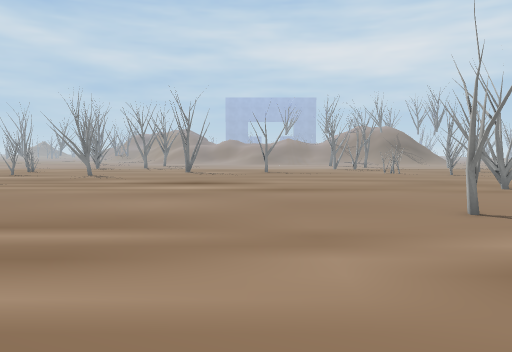
View 1 (above)

24 first-person views from a walk through a scene from a Unity 3-D project. The camera is 1.3 m above the floor, tilts 4° down and sees 70° across. The floor is counted in squares, 1 m on a side. Each view is taken from the middle of a square. On the plan, view 1 faces up. The plan holds only what a view shows up to about 15 squares ahead; the rest is blank. The place goes on beyond the plan. Some surface patterns are stand-ins.

View 2
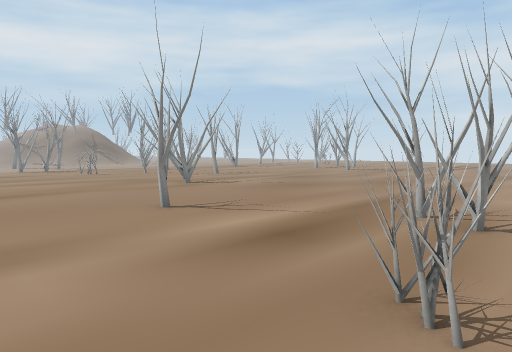

View 3
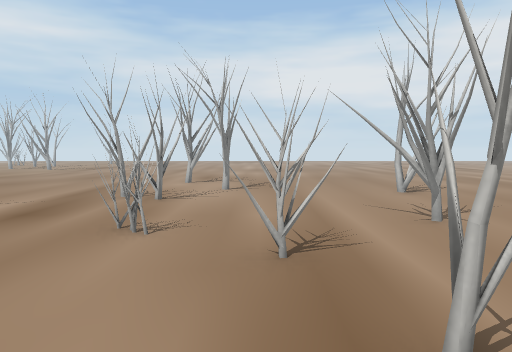

View 4
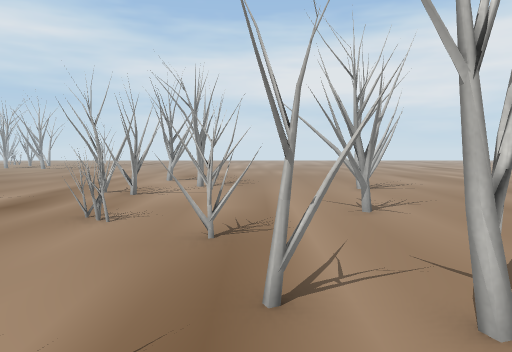

View 5
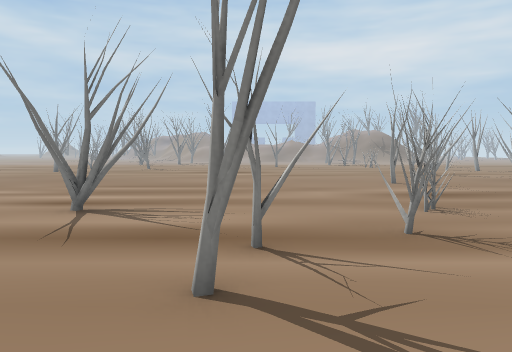

View 6
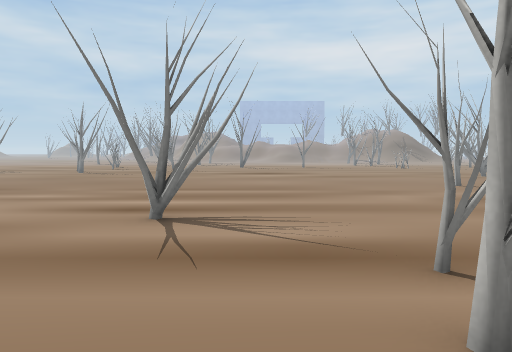

View 7
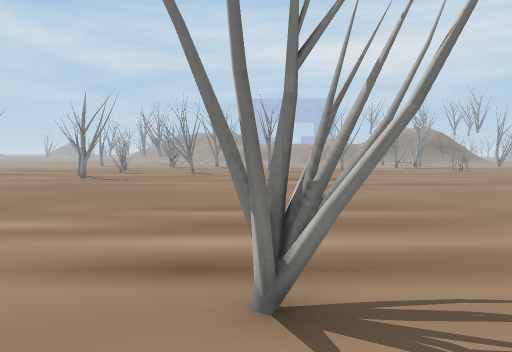

View 8
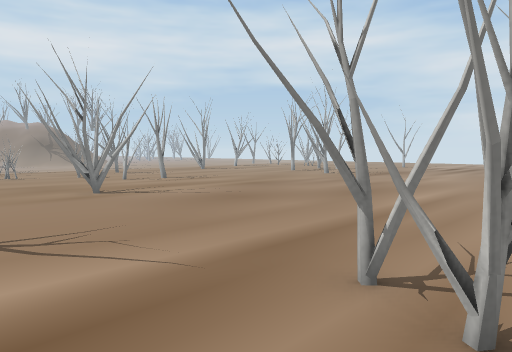

View 9
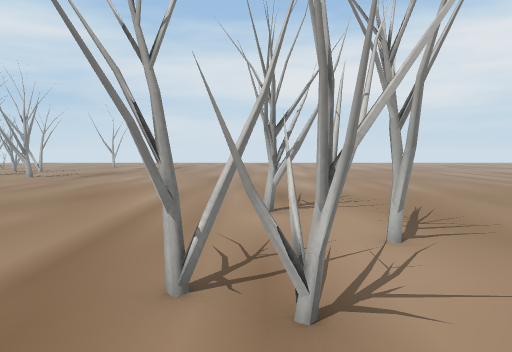

View 10
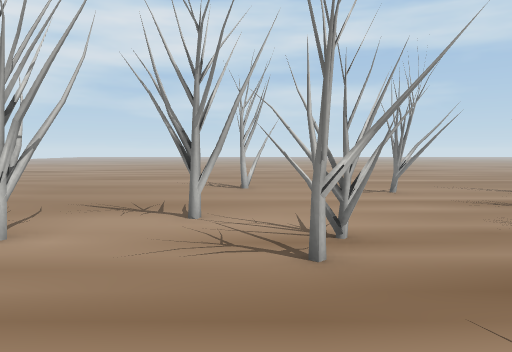

View 11
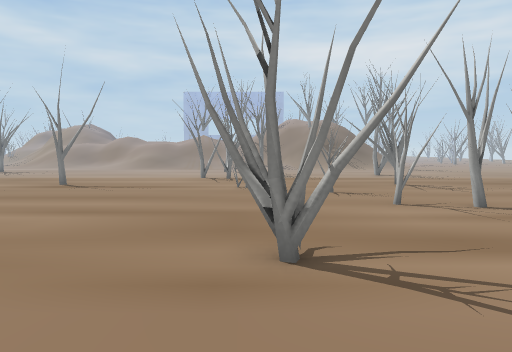

View 12
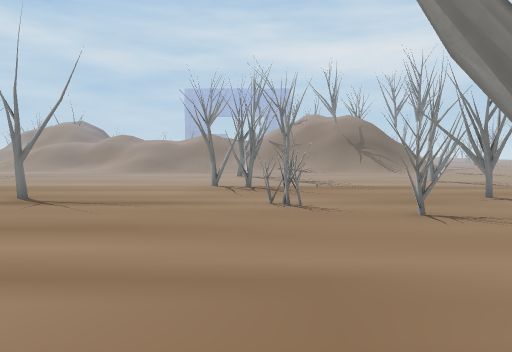

View 13
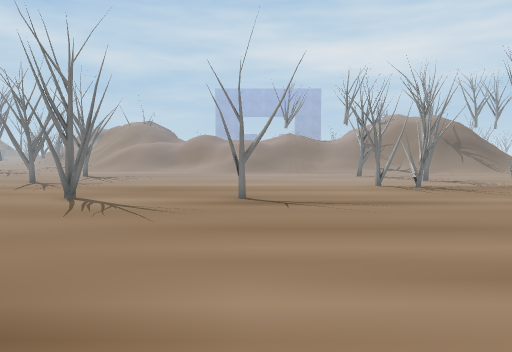

View 14
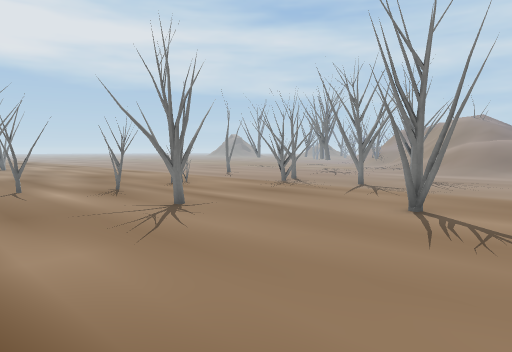

View 15
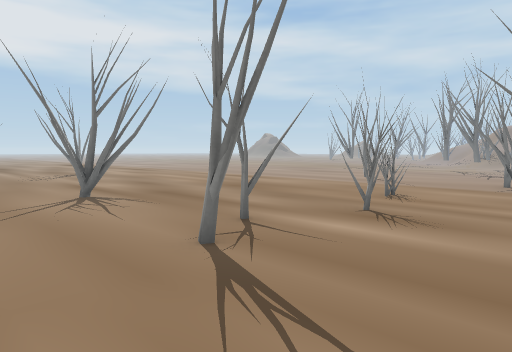

View 16
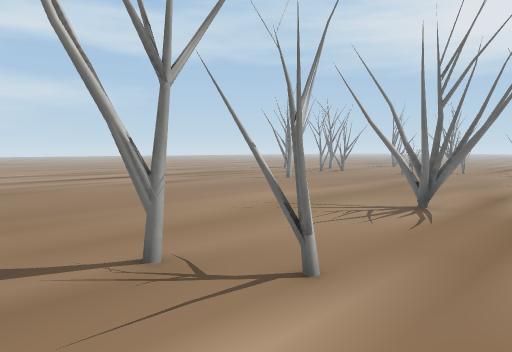

View 17
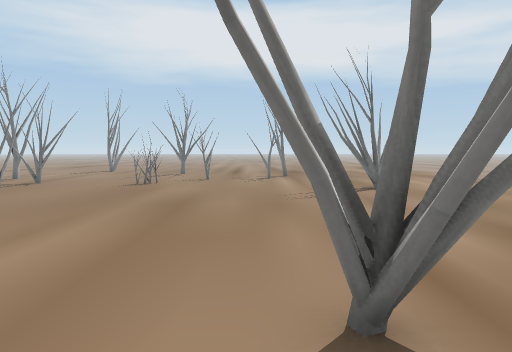

View 18
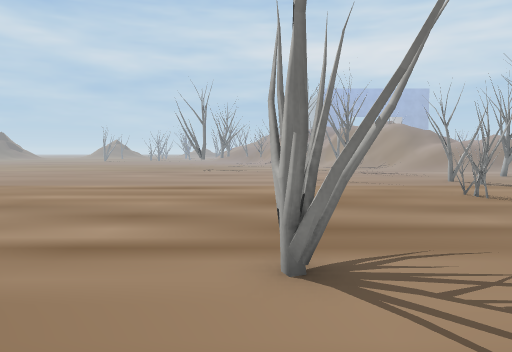

View 19
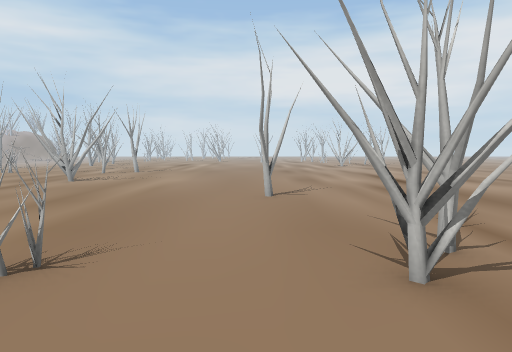

View 20
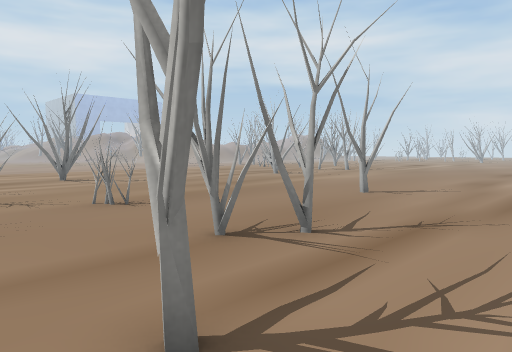

View 21
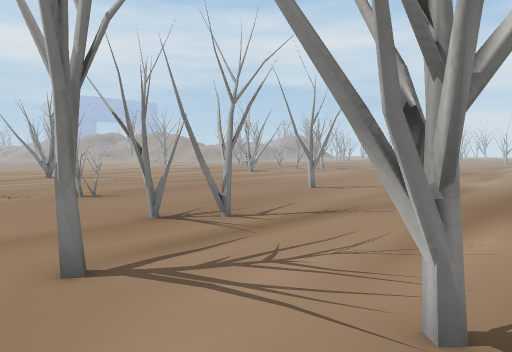

View 22
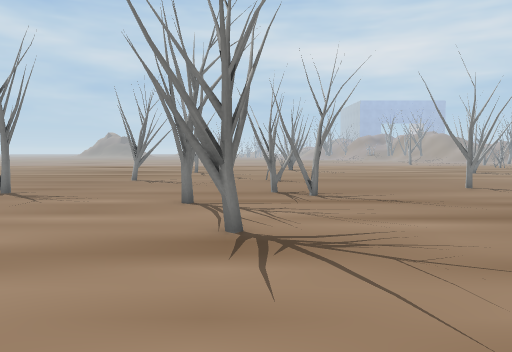

View 23
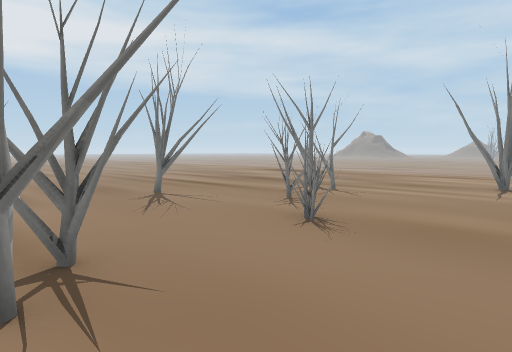

View 24
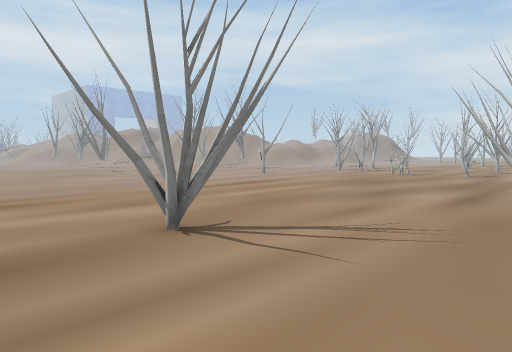

### Floor plan
Key: @ floor where view 1 was taken; . floor; T tree.
Columns run from 35 left of view 1 to 16 right of it. Each row starts with its distance up from view 1.
 27     ............   ....TT..T...............T.....TT.
 26     .............. ....TT..T..............T.........
 25     ...................T................TTT.........
 24     .....................................TT........
 23     .................T..............................
 22    ..................TT........T...TT...........TT..
 21    ............................TT.........TT....T...
 20   ..TT................T...T................T.TT.....
 19  ....TT...............TT.TT..................TT.....
 18 .....TT............................................
 17 ...............TT....TT........................T..
 16 TT.............TT...............................T.
 15 .T..............T.....T..........................
 14 ................................................
 13 .TT........................................TT....
 12 ...........................................TT.....
 11 ...TT..............................................
 10 ....T...............................................
  9 ....................................................
  8 ..........T.............................T...........
  7 ...TT......T...........................T............
  6 ...TTT................. ............................
  5 .T....................  ............................
  4 .T....................   ...........................
  3 ......................    ................T.........
  2 ...............     ..    .....T......T..TTT...T....
  1 ..TT..... ....             ...TT.....TT...T...TT....
  0 ........   ....             ..TT...@........TT......
 -1 .......      ...            ........TT..............
 -2  .....        ..             .....T.TT..............
 -3  .....                        ....T....T............
 -4                               ....T...TT............
 -5    .                            ...........T........
 -6                                 . .........T........
 -7                                   ..................

Positions as (right, up) in squares from view 1, and headings:
1: (0, 0), facing up
2: (0, 0), facing up-right
3: (-3, -1), facing right
4: (-4, -2), facing right
5: (-1, -7), facing up
6: (-3, -6), facing up
7: (-5, -2), facing up
8: (4, 1), facing up-right
9: (4, 2), facing right
10: (8, 7), facing down
11: (8, 8), facing up
12: (7, 12), facing up
13: (1, 12), facing up
14: (-1, 14), facing up-left
15: (-9, 12), facing up-left
16: (-11, 19), facing down-left
17: (-17, 15), facing left
18: (-20, 12), facing up
19: (-35, 8), facing right
20: (-35, 2), facing up-right
21: (-35, 0), facing up-right
22: (-32, -5), facing up
23: (-27, 5), facing up-left
24: (-33, 14), facing up-right
